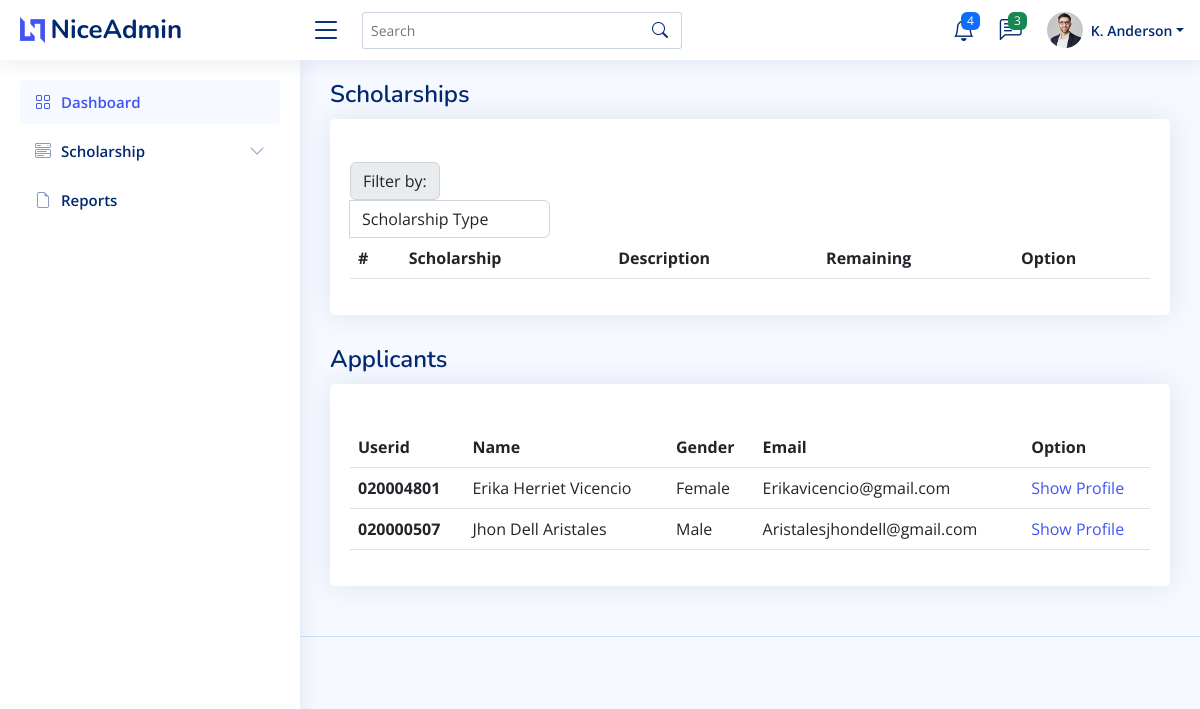
/organization/list-scholarship.php?sid=SCHLR40747 (signed in), run on the app's committed database.
### tables this page shows
CREATE TABLE `tbl_scholars` (
  `scholarsID` varchar(100) NOT NULL,
  `scholarshipID` text NOT NULL,
  `userid` text NOT NULL,
  `status` int(11) NOT NULL,
  `queue` int(11) NOT NULL
);

CREATE TABLE `tbl_userinformation` (
  `userinfoID` varchar(100) NOT NULL,
  `fname` text NOT NULL,
  `mname` text NOT NULL,
  `lname` text NOT NULL,
  `birthdate` text NOT NULL,
  `gender` text NOT NULL,
  `email` text NOT NULL,
  `contact` varchar(20) DEFAULT NULL,
  `address` varchar(100) DEFAULT NULL,
  `username` text NOT NULL,
  `password` text NOT NULL,
  `status` text NOT NULL
);

### organization/list-scholarship.php (the view, shortened to what this page needs)
<!DOCTYPE html>
<html lang="en">
<head>
  <link href="../assets/vendor/bootstrap/css/bootstrap.min.css" rel="stylesheet">
  <link href="../assets/vendor/bootstrap-icons/bootstrap-icons.css" rel="stylesheet">
  <link href="../assets/vendor/boxicons/css/boxicons.min.css" rel="stylesheet">
  <link href="../assets/vendor/quill/quill.snow.css" rel="stylesheet">
  <link href="../assets/vendor/quill/quill.bubble.css" rel="stylesheet">
  <link href="../assets/vendor/remixicon/remixicon.css" rel="stylesheet">
  <link href="../assets/vendor/simple-datatables/style.css" rel="stylesheet">
  <link href="../assets/css/style.css" rel="stylesheet">
</head>
<body>
  <header id="header" class="header fixed-top d-flex align-items-center">
    <div class="d-flex align-items-center justify-content-between">
      <a href="landingpage.php" class="logo d-flex align-items-center">
        <img src="../assets/img/logo.png" alt="">
        <span class="d-none d-lg-block">NiceAdmin</span>
      </a>
      <i class="bi bi-list toggle-sidebar-btn"></i>
    </div>
    <div class="search-bar">
      <form class="search-form d-flex align-items-center" method="POST" action="#">
        <input type="text" name="query" placeholder="Search" title="Enter search keyword">
        <button type="submit" title="Search"><i class="bi bi-search"></i></button>
      </form>
    </div>
    <nav class="header-nav ms-auto">
      <ul class="d-flex align-items-center">
        <li class="nav-item dropdown">
          <a class="nav-link nav-icon" href="#" data-bs-toggle="dropdown">
            <i class="bi bi-bell"></i>
            <span class="badge bg-primary badge-number">4</span>
          </a>
        </li>
        <li class="nav-item dropdown">
          <a class="nav-link nav-icon" href="#" data-bs-toggle="dropdown">
            <i class="bi bi-chat-left-text"></i>
            <span class="badge bg-success badge-number">3</span>
          </a>
        </li>
        <li class="nav-item dropdown pe-3">
          <a class="nav-link nav-profile d-flex align-items-center pe-0" href="#" data-bs-toggle="dropdown">
            <img src="../assets/img/profile-img.jpg" alt="Profile" class="rounded-circle">
            <span class="d-none d-md-block dropdown-toggle ps-2">K. Anderson</span>
          </a>
        </li>
      </ul>
    </nav>
  </header>
  <?php
    include('../include/sidebar-org.php');
  ?>
  <main id="main" class="main">
    <div class="pagetitle">
      <h1>Scholarships</h1>
    </div>
    <div class="containeradd">
      <div class="card">
        <div class="card-body">
          <h5 class="card-title"></h5>
          <div class="col-sm-3">
                            <div class="input-group">
                                <div class="input-group-prepend">
                                    <label class="input-group-text" for="filterDropdown">Filter by:</label>
                                </div>
                                <select class="form-control" id="filterDropdown" style="width: 200px">
                                    <option value="0,1,2,3">Scholarship Type </option>
                                </select>
                            </div>
                        </div>
<table class="table">
    <thead>
        <tr>
            <th scope="col">#</th>
            <th scope="col">Scholarship</th>
            <th scope="col">Description</th>
            <th scope="col">Remaining</th>
            <th scope="col">Option</th>
        </tr>
    </thead>
</table>
        </div>
      </div>
      <div class="pagetitle">
        <h1>Applicants</h1>
      </div>
      <div class="card">
        <div class="card-body">
          <h5 class="card-title"></h5>
          <table class="table">
            <thead>
              <tr>
                <th scope="col">Userid</th>
                <th scope="col">Name</th>
                <th scope="col">Gender</th>
                <th scope="col">Email</th>
                <th scope="col">Option</th>
              </tr>
            </thead>
            <tbody>
              <?php
                require '../conn.php';
                $sids = @$_GET['sid'];
                $checkorg = "SELECT *, tbl_scholars.scholarsID AS 'ssid' FROM `tbl_scholars` INNER JOIN tbl_scholarship ON tbl_scholars.scholarshipID = tbl_scholarship.scholarshipID INNER JOIN tbl_users ON tbl_scholars.userid = tbl_users.userID INNER JOIN tbl_userinformation ON tbl_userinformation.userinfoID = tbl_users.userinfoID WHERE tbl_scholars.scholarshipID = '$sids' AND tbl_scholars.status = '1'  ";
                $checkorgq = mysqli_query($conn, $checkorg);
                while($roworg = mysqli_fetch_array($checkorgq)){
                  $userid = $roworg['userid'];
              ?>
              <tr>
                <th scope="row"><?php echo ucfirst($roworg['userid'])?></th>
                <td><?php echo ucfirst($roworg['fname']. " " .$roworg['lname'] )?></td>
                <td><?php echo ucfirst($roworg['gender'])?></td>
                <td><?php echo ucfirst($roworg['email'])?></td>
                <td><a href="#" id="myBtn<?php echo $userid?>">Show Profile</a></td>
              </tr>
              <?php
                }
              ?>
            </tbody>
          </table>
        </div>
      </div>
    </div>
  </main>
  <footer id="footer" class="footer">
    <div class="credits">
    </div>
  </footer>
</body>
</html>

### assets/css/style.css (style rules this page uses)
:root { scroll-behavior: smooth; }
body { font-family: "Open Sans", sans-serif; background: #f6f9ff; color: #444444; }
a { color: #4154f1; text-decoration: none; }
h1, h2, h3, h4, h5, h6 { font-family: "Nunito", sans-serif; }
#main { margin-top: 60px; padding: 20px 30px; transition: all 0.3s; }
.pagetitle { margin-bottom: 10px; }
.pagetitle h1 { font-size: 24px; margin-bottom: 0; font-weight: 600; color: #012970; }
.card { margin-bottom: 30px; border: none; border-radius: 5px; box-shadow: 0px 0 30px rgba(1, 41, 112, 0.1); }
.card-title { padding: 20px 0 15px 0; font-size: 18px; font-weight: 500; color: #012970; font-family: "Poppins", sans-serif; }
.card-body { padding: 0 20px 20px 20px; }
.logo { line-height: 1; }
@media (min-width: 1200px) { .logo { width: 280px; } }
.logo img { max-height: 26px; margin-right: 6px; }
.logo span { font-size: 26px; font-weight: 700; color: #012970; font-family: "Nunito", sans-serif; }
.header { transition: all 0.5s; z-index: 997; height: 60px; box-shadow: 0px 2px 20px rgba(1, 41, 112, 0.1); background-color: #fff; padding-left: 20px; }
.header .toggle-sidebar-btn { font-size: 32px; padding-left: 10px; cursor: pointer; color: #012970; }
.header .search-bar { min-width: 360px; padding: 0 20px; }
.header .search-form { width: 100%; }
.header .search-form input { border: 0; font-size: 14px; color: #012970; border: 1px solid rgba(1, 41, 112, 0.2); padding: 7px 38px 7px 8px; border-radius: 3px; transition: 0.3s; width: 100%; }
.header .search-form button { border: 0; padding: 0; margin-left: -30px; background: none; }
.header .search-form button i { color: #012970; }
.header-nav ul { list-style: none; }
.header-nav>ul { margin: 0; padding: 0; }
.header-nav .nav-icon { font-size: 22px; color: #012970; margin-right: 25px; position: relative; }
.header-nav .nav-profile { color: #012970; }
.header-nav .nav-profile img { max-height: 36px; }
.header-nav .nav-profile span { font-size: 14px; font-weight: 600; }
.header-nav .badge-number { position: absolute; inset: -2px -5px auto auto; font-weight: normal; font-size: 12px; padding: 3px 6px; }
@media (min-width: 1200px) { #main, #footer { margin-left: 300px; } }
.footer { padding: 20px 0; font-size: 14px; transition: all 0.3s; border-top: 1px solid #cddfff; }
.footer .credits { padding-top: 5px; text-align: center; font-size: 13px; color: #012970; }

### organization/list-scholarship.php (style rules this page uses)
* { margin: 0; padding: 0; box-sizing: border-box; }

### data on the page
tbl_scholars: userid "020004801", tbl_userinformation.fname+lname "Erika Herriet Vicencio", tbl_userinformation.gender "Female", tbl_userinformation.email "Erikavicencio@gmail.com"
tbl_scholars: userid "020000507", tbl_userinformation.fname+lname "Jhon Dell Aristales", tbl_userinformation.gender "Male", tbl_userinformation.email "Aristalesjhondell@gmail.com"
